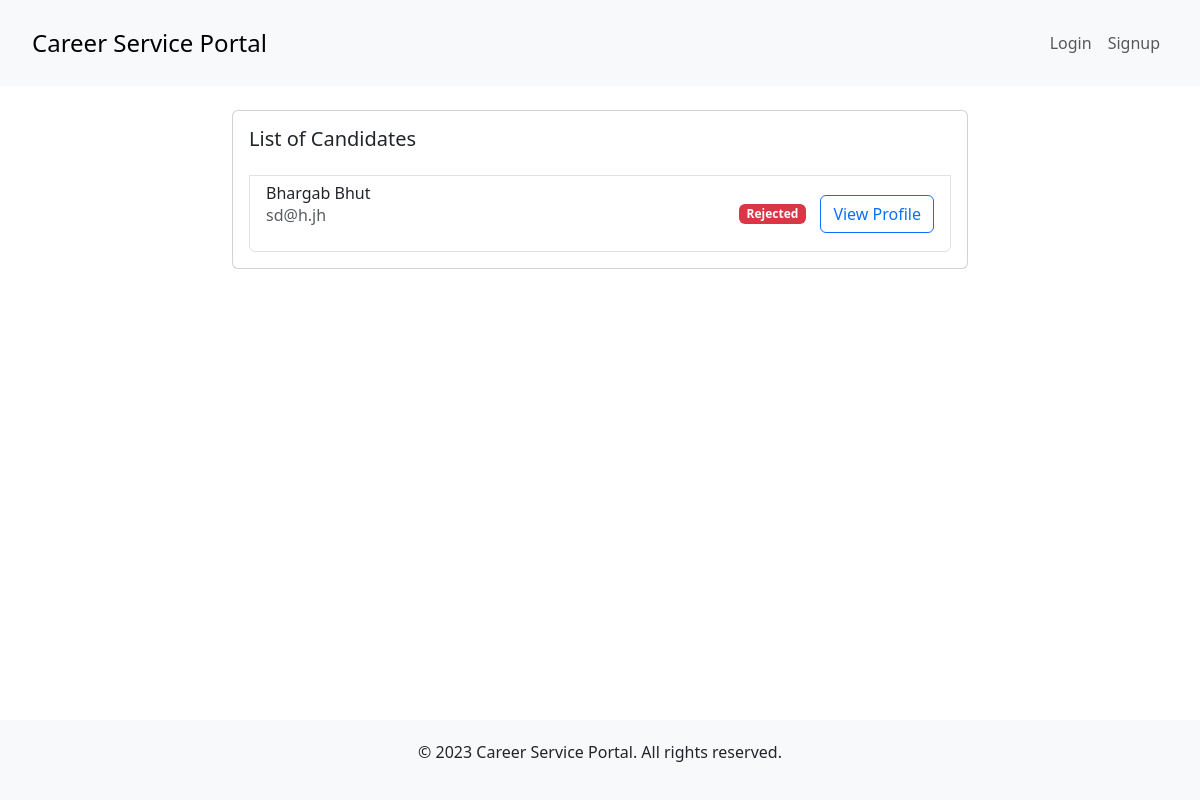
The app's page /employer/browseCandidates/8/, older data.
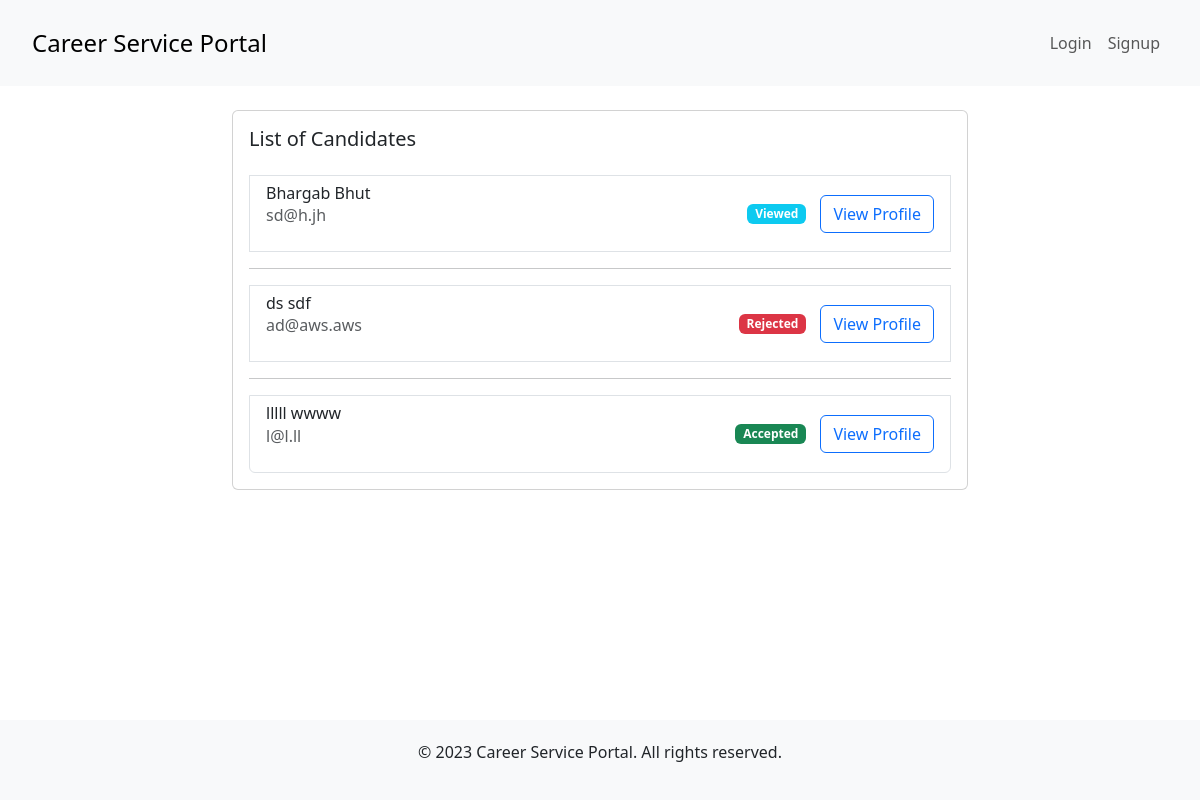
The same page, newer data.
### candidate/models.py (models this page shows)
class Application(models.Model):
    candidate = models.ForeignKey(
        Candidate, on_delete=models.SET_NULL, null=True, blank=True)
    job = models.ForeignKey(Job, on_delete=models.CASCADE)
    status = models.CharField(max_length=255)

class Candidate(models.Model):
    firstName = models.CharField(max_length=255)
    lastName = models.CharField(max_length=255)
    phone = models.CharField(max_length=255)
    resume = models.ForeignKey(
        Resume, on_delete=models.SET_NULL, null=True, blank=True)
    user = models.ForeignKey(User, on_delete=models.CASCADE)
    savedJobs = models.ManyToManyField(Job)

### user/models.py (models this page shows, shortened)
class User(models.Model):
    email = models.EmailField(max_length=254)
    password = models.CharField(max_length=255)
    role = models.CharField(max_length=255)

### employer/views.py (the view)
# urls.py: path('browseCandidates/<int:job_id>/', views.browse_candidates, name='browse_candidates'),
def browse_candidates(request, job_id):
    employer = check_login(request)
    try:
        job = Job.objects.get(pk=job_id)
    except Job.DoesNotExist:
        return HttpResponseRedirect('/employer/viewJobs')
    applications = Application.objects.filter(job=job)
    candidates = [application.candidate for application in applications]
    context = {
        'job': job,
        'applications': applications
    }
    return render(request, 'employer/browse_candidates.html', context)

### employer/views.py (called while the page is built, shortened)
def check_login(request):
    return None

### templates/employer/browse_candidates.html (shortened to what this page needs)
{% extends "shared/base.html" %}
{% block content %}
<div class="container">
  <div class="row justify-content-center">
    <div class="col-md-8">
      <div class="card mt-4">
        <div class="card-body">
          <h5 class="card-title mb-4">List of Candidates</h5>
          <ul class="list-group">
            {% for application in applications %}
              <li class="list-group-item">
                <div class="d-flex justify-content-between align-items-center">
                  <div>
                    <h6 class="mb-0">{{ application.candidate.firstName }} {{ application.candidate.lastName }}</h6>
                    <p class="text-muted">{{ application.candidate.user.email }}</p>
                  </div>
                  <div>
                    {% if application.status == "Applied" %}
                      <span class="badge bg-warning">{{ application.status }}</span>
                    {% elif application.status == "Viewed" %}
                      <span class="badge bg-info">{{ application.status }}</span>
                    {% elif application.status == "Accepted" %}
                      <span class="badge bg-success">{{ application.status }}</span>
                    {% elif application.status == "Rejected" %}
                      <span class="badge bg-danger">{{ application.status }}</span>
                    {% endif %}
                    <a href="/employer/view_candidate_application/{{ application.pk }}/" class="btn btn-outline-primary">View Profile</a>
                  </div>
                </div>
              </li>
              {% if not forloop.last %}
                <hr>
              {% endif %}
            {% endfor %}
          </ul>
        </div>
      </div>
    </div>
  </div>
</div>
{% endblock %}

### templates/shared/base.html (shortened to what this page needs)
<!DOCTYPE html>
<html>
<head>
  <link href="https://cdn.jsdelivr.net/npm/bootstrap@5.3.0/dist/css/bootstrap.min.css" rel="stylesheet">
  <link rel="stylesheet" href="https://cdn.jsdelivr.net/npm/bootstrap-icons@1.10.5/font/bootstrap-icons.css">
</head>
<body>
  <nav class="navbar navbar-expand-lg navbar-light bg-light">
    <div class="container-fluid">
      <a class="navbar-brand" href="#">Career Service Portal</a>
      <div class="collapse navbar-collapse" id="navbarNav">
        {% if request.session.is_authenticated %}
          <ul class="navbar-nav ms-auto">
            <li class="nav-item">
              <a class="nav-link" href="/logout">Logout</a>
            </li>
          </ul>
        {% else %}
          <ul class="navbar-nav ms-auto">
            <li class="nav-item">
              <a class="nav-link" href="/">Login</a>
            </li>
            <li class="nav-item">
              <a class="nav-link" href="/register">Signup</a>
            </li>
          </ul>
        {% endif %}
      </div>
    </div>
  </nav>
  {% block content %}
  {% endblock %}
  <footer>
    <div class="container">
      <p>&copy; 2023 Career Service Portal. All rights reserved.</p>
    </div>
  </footer>
</body>
</html>

### templates/shared/base.html (style rules this page uses)
.navbar { background-color: #fff; padding: 20px; }
.navbar-brand { font-size: 24px; }
footer { background-color: #f8f9fa; padding: 20px; text-align: center; margin-top: 50px; }
html, body { height: 100%; }
body { display: flex; flex-direction: column; }
.container { flex: 1; }

Row changes from the older to the newer data that the page shows:
changed Application "Bhargab": status "Rejected" → "Viewed"
added Application: candidate.firstName "ds", candidate.lastName "sdf", candidate.user.email "ad@aws.aws", status "Rejected"
added Application: candidate.firstName "lllll", candidate.lastName "wwww", candidate.user.email "l@l.ll", status "Accepted"
